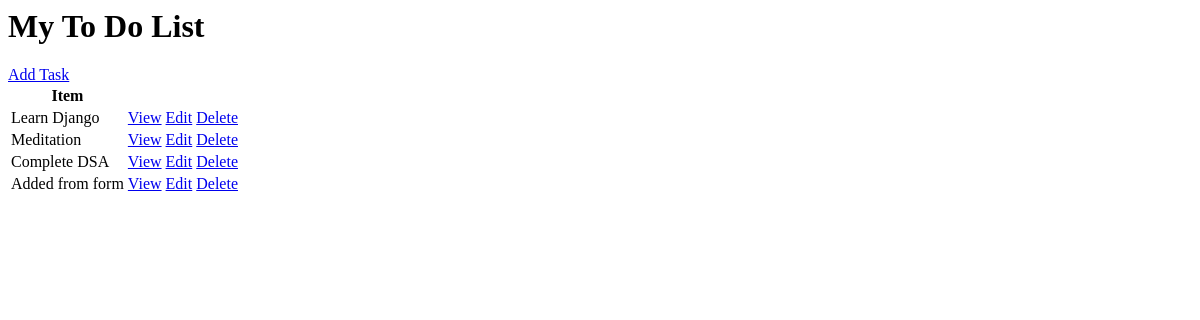
Before: / with the older database file.
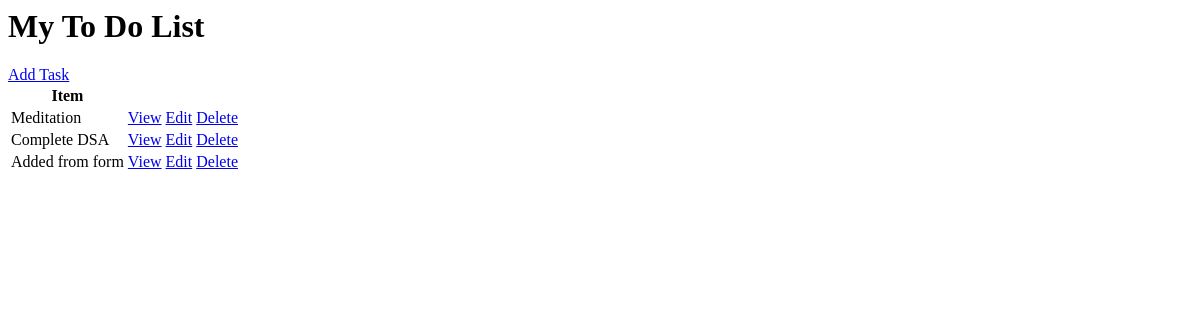
After: the same page with the newer database file.
### base/models.py (models this page shows, shortened)
class Task(models.Model):
    user = models.ForeignKey(User, on_delete=models.CASCADE, null = True, blank = True )  #the user who has created the task, applying one to many relation (means one user can have multiple task) using foreign key, with on delete cascade means if the user is deleted all the child task made by him will be deleted, and the value will be shown as null.
    title = models.CharField(max_length=2000) #title of the task
    description = models.TextField(null = True, blank = True )#description of the task
    complete = models.BooleanField(default=False)#status of the task, if it is complete or not
    created = models.DateTimeField(auto_now_add=True)#when the task was created. AutoNowAdd take the snapshot of the datetime and making it true helps in autopopulate the datetime.
    class Meta:
        ordering = ['complete']

### base/views.py (the view)
# urls.py: path('',TaskList.as_view(), name = 'tasks'),
class TaskList(ListView):
    model = Task
    context_object_name = 'tasks'

### base/templates/base/task_list.html
<h1>My To Do List</h1>
<a href="{% url 'task-create' %}">Add Task</a>
<table>
    <tr>
        <th>Item</th>
        <th></th>
    </tr>
    {% for task in tasks %}
        <tr>
            <td>{{task.title}}</td>
            <td><a href="{% url 'task' task.id %}">View</a></td>
            <td><a href="{% url 'task-update' task.id %}">Edit</a></td>
            <td><a href="{% url 'task-delete' task.id %}">Delete</a></td>
        </tr>
    {% empty %}
        <h3>No Items in the list</h3>
    {% endfor %}
</table>

Changed rows visible on the page:
removed Task: title "Learn Django"
